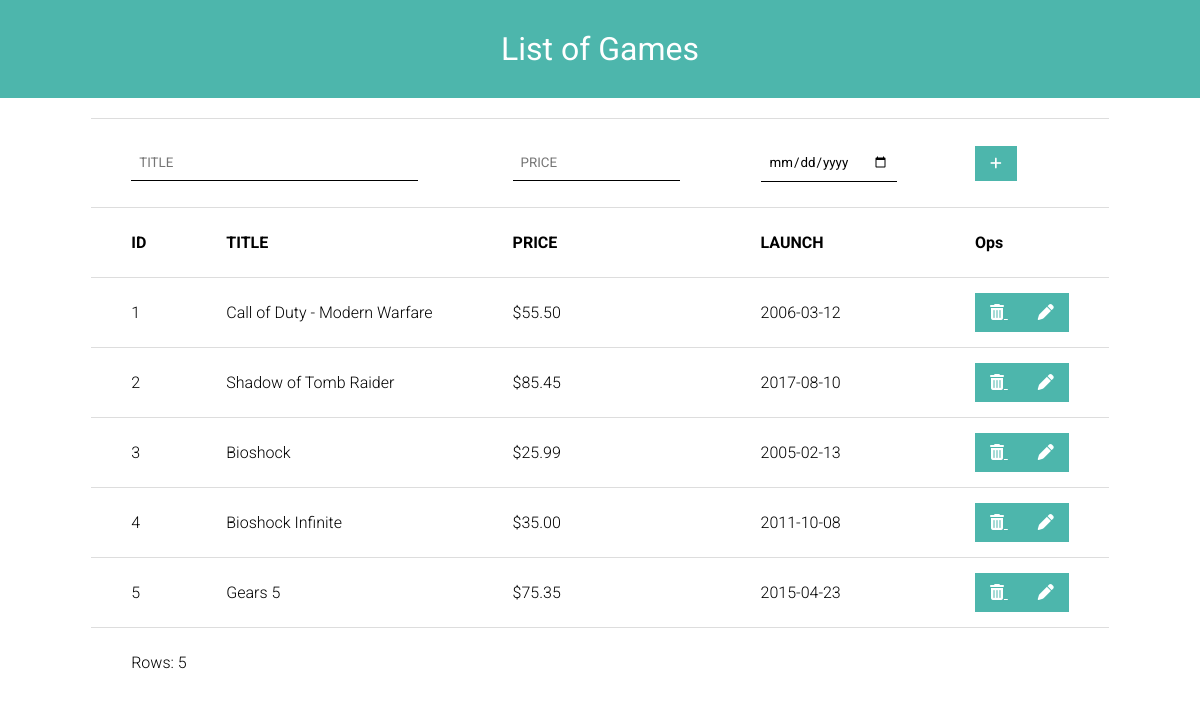
The page / on the database its author committed.
### tables this page shows
CREATE TABLE IF NOT EXISTS `games` (
  `id` int(11) NOT NULL AUTO_INCREMENT,
  `title` varchar(200) NOT NULL,
  `price` decimal(10,2) NOT NULL,
  `launch` date NOT NULL,
  PRIMARY KEY (`id`)
);

### index.php (the view, shortened to what this page needs)
<?php
global $db;
try {
    $rs = $db->query("select * from games") ;
    $games = $rs->fetchAll(PDO::FETCH_ASSOC) ;
} catch(PDOException $ex) {
    die("select query problem") ;
}
?>
<!DOCTYPE html>
<html lang="en">
<head>
    <link rel="stylesheet" href="app.css">
</head>
<body>
<h1>List of Games</h1>
<form action="?" method="post">
    <table>
        <tr>
            <td colspan="2">
                <input type="text" name="title" placeholder="TITLE">
            </td>
            <td>
                <input type="text" name="price" placeholder="PRICE">
            </td>
            <td>
                <input type="date" name="launch"  >
            </td>
            <td>
                <button type="submit" class="btn" name="btnSubmit">
                    <i class="fa-solid fa-plus"></i>
                </button>
            </td>
        </tr>
        <tr>
            <th>ID</th>
            <th>TITLE</th>
            <th>PRICE</th>
            <th>LAUNCH</th>
            <th>Ops</th>
        </tr>
        <?php foreach( $games as $game) : ?>
            <tr>
                <td><?= $game["id"] ?></td>
                <td><?= $game["title"] ?></td>
                <td>$<?= $game["price"] ?></td>
                <td><?= $game["launch"] ?></td>
                <td>
                    <a href="?delete=<?= $game["id"] ?>" class="btn">
                        <i class="fa-solid fa-trash-can"></i>
                    </a>
                    <a href="edit.php?id=<?= $game["id"] ?>" class="btn">
                        <i class="fa-solid fa-pen"></i>
                    </a>
                </td>
            </tr>
        <?php endforeach ?>
        <tr>
            <td colspan="5">
                Rows: <?= count($games) ?>
            </td>
        </tr>
    </table>
</form>
</body>
</html>

### app.css (style rules this page uses)
* { margin:0; padding:0 ; font-family: roboto; }
h1 { background: #4db6ac; color: white; text-align: center; padding: 30px; font-weight: normal; }
table { border-collapse: collapse; margin: 20px auto ; }
td, th { border-top: 1px solid #DDD; padding: 25px 40px; text-align: left; }
td { font-weight: 300 ; }
.btn { color: white; background: #4db6ac ; padding: 10px 15px; border-style: none; cursor: pointer; }
td input { border: none; border-bottom: 1px solid black ; padding: 10px 8px; width: 90%; }

### rows shown on the page
games: id "1", title "Call of Duty - Modern Warfare", price "55.50", launch "2006-03-12"
games: id "2", title "Shadow of Tomb Raider", price "85.45", launch "2017-08-10"
games: id "3", title "Bioshock", price "25.99", launch "2005-02-13"
games: id "4", title "Bioshock Infinite", price "35.00", launch "2011-10-08"
games: id "5", title "Gears 5", price "75.35", launch "2015-04-23"

### other values the page prints
count($games) "5"
